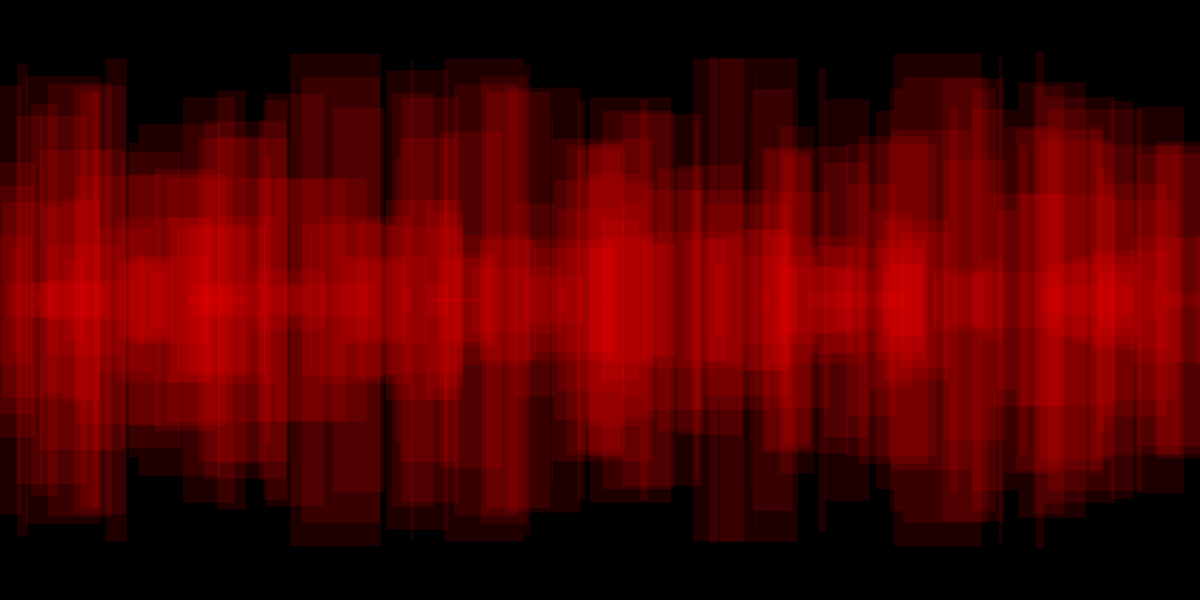
Frame 1 (no input)
Frame 60 (the mouse pressed at the canvas centre just before this capture): identical to frame 1, image omitted
Frame 120 (the mouse held since frame 60 and released just before this capture): identical to frame 1, image omitted

The Processing sketch that drew this single still picture (run headless with seeded random() and noise(); from frame 60 on, the mouse is pressed at the canvas centre):

// Processing sketch: processing_17076
// ── processing_17076.pde

float a=0;

void setup(){
size(1200,600);
background(0); 
smooth();
noStroke();
}


void draw (){

  
while(a<=width){
  colorMode(HSB);
  fill(0,255,255,30);
  
  rectMode(CENTER);
  rect(a, 300, random(0,100),random(0,500));

  a = a+random(0,10);

}}
